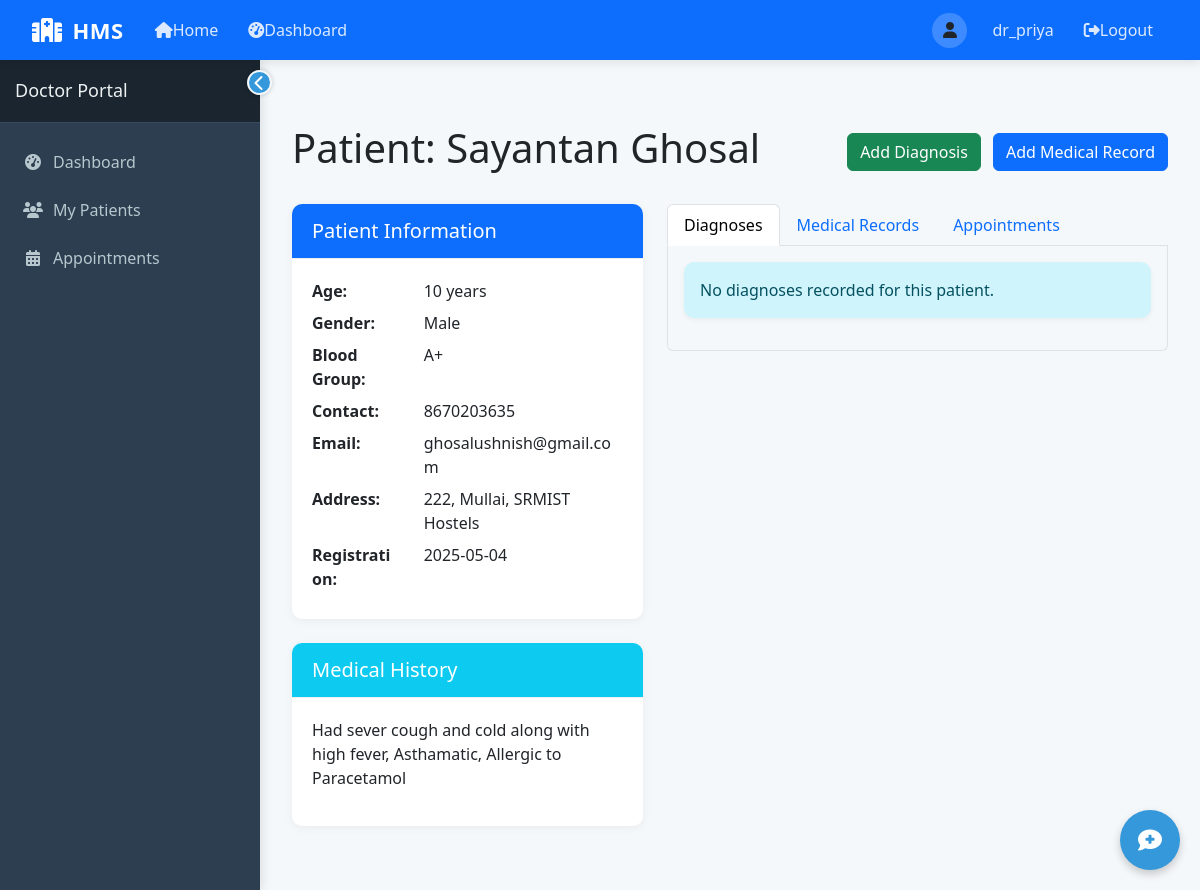
The app's page /doctor/patient/3 (signed in), older data.
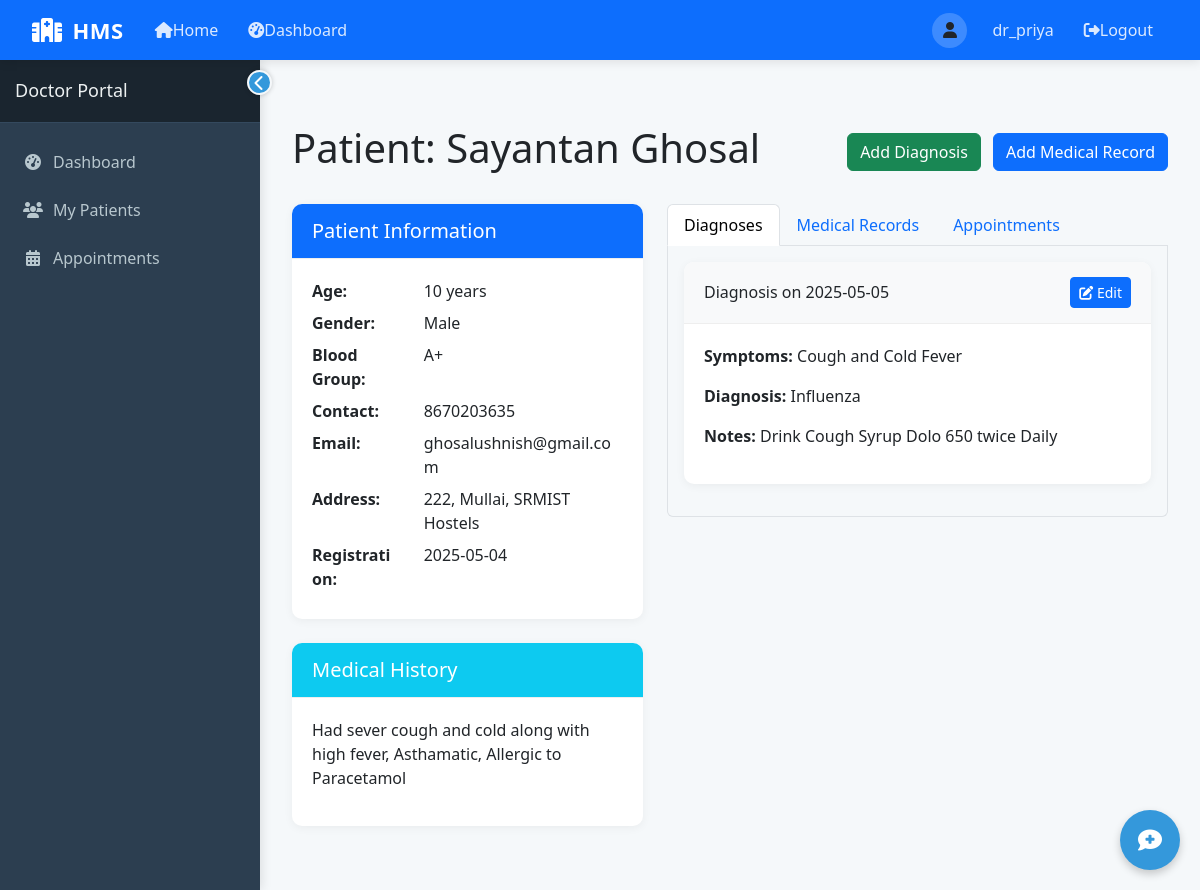
The same page, newer data.
### tables this page shows
CREATE TABLE Diagnosis (
            DiagnosisID INTEGER PRIMARY KEY AUTOINCREMENT,
            PatientID INTEGER NOT NULL,
            Symptoms TEXT NOT NULL,
            Diagnosis TEXT NOT NULL,
            Notes TEXT,
            Date DATE DEFAULT CURRENT_DATE,
            DiagnosedBy INTEGER NOT NULL,
            FOREIGN KEY (PatientID) REFERENCES Patient(PatientID),
            FOREIGN KEY (DiagnosedBy) REFERENCES Doctor(DoctorID)
        );

### app.py (the view)
@app.route('/doctor/patient/<int:patient_id>')
def doctor_view_patient(patient_id):
    if 'user_id' not in session or session['user_type'] != 'doctor':
        return redirect(url_for('login'))
    doctor_id = session['user_id']
    current_date = datetime.now().strftime('%Y-%m-%d')  # Add current date
    conn = get_db_connection()
    relationship = conn.execute('''
    SELECT * FROM DoctorPatient
    WHERE DoctorID = ? AND PatientID = ?
    ''', (doctor_id, patient_id)).fetchone()
    if not relationship:
        conn.close()
        flash('Patient not found or not assigned to you', 'error')
        return redirect(url_for('doctor_patients'))
    patient = conn.execute('SELECT * FROM Patient WHERE PatientID = ?', (patient_id,)).fetchone()
    diagnoses = conn.execute('''
    SELECT * FROM Diagnosis
    WHERE PatientID = ? AND DiagnosedBy = ?
    ORDER BY Date DESC
    ''', (patient_id, doctor_id)).fetchall()
    medical_records = conn.execute('''
    SELECT * FROM MedicalRecord
    WHERE PatientID = ? AND PrescribedBy = ?
    ORDER BY RecordDate DESC
    ''', (patient_id, doctor_id)).fetchall()
    appointments = conn.execute('''
    SELECT * FROM Appointment
    WHERE PatientID = ? AND DoctorID = ?
    ORDER BY Date DESC, Time
    ''', (patient_id, doctor_id)).fetchall()
    conn.close()
    return render_template('doctor/patient_details.html',
                          patient=patient,
                          diagnoses=diagnoses,
                          medical_records=medical_records,
                          appointments=appointments,
                          current_date=current_date)  # Add current_date here

### app.py (called while the page is built)
def get_db_connection():
    conn = sqlite3.connect(DB_PATH)
    conn.row_factory = sqlite3.Row
    return conn

### templates/doctor/patient_details.html (shortened to what the changed rows need)
{% extends "layout.html" %}
{% block content %}
<div class="container-fluid py-4">
    <div class="d-flex justify-content-between align-items-center mb-4">
        <h1>Patient: {{ patient.Name }}</h1>
    </div>
    <div class="row">
        <div class="col-md-7">
            <div class="tab-content p-3 border border-top-0 rounded-bottom" id="patientTabsContent">
                <div class="tab-pane fade show active" id="diagnoses" role="tabpanel" aria-labelledby="diagnoses-tab">
                    {% if diagnoses %}
                        {% for diagnosis in diagnoses %}
                        <div class="card mb-3">
                            <div class="card-header d-flex justify-content-between align-items-center">
                                <h6 class="mb-0">Diagnosis on {{ diagnosis.Date }}</h6>
                                <a href="{{ url_for('doctor_edit_diagnosis', diagnosis_id=diagnosis.DiagnosisID) }}" class="btn btn-sm btn-primary">
                                    <i class="fas fa-edit"></i> Edit
                                </a>
                            </div>
                            <div class="card-body">
                                <p><strong>Symptoms:</strong> {{ diagnosis.Symptoms }}</p>
                                <p><strong>Diagnosis:</strong> {{ diagnosis.Diagnosis }}</p>
                                {% if diagnosis.Notes %}
                                <p><strong>Notes:</strong> {{ diagnosis.Notes }}</p>
                                {% endif %}
                            </div>
                        </div>
                        {% endfor %}
                    {% else %}
                        <div class="alert alert-info">No diagnoses recorded for this patient.</div>
                    {% endif %}
                </div>
            </div>
        </div>
    </div>
</div>
{% endblock %}

Row changes from the older to the newer data that the page shows:
added Diagnosis: Date "2025-05-05", Symptoms "Cough and Cold Fever", Diagnosis "Influenza", Notes "Drink Cough Syrup Dolo 650 twice Daily"
Text that changed along with them:
text no longer shown: "No diagnoses recorded for this patient."
